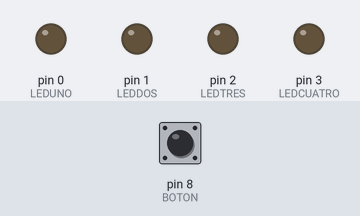
The sketch below on a simulated Arduino Uno, built with avr-gcc and run on an emulated ATmega328P. On the bench: output pins drawn as LEDs (lit = HIGH). Dashed ring = blinking. The test bench sets the inputs (shaded band); at power-on: pin 8 (BOTON) LOW. Random numbers use the default seed unless the sketch sets one.

Above: at 1.2 s.
1.3 s: pin 8 (BOTON) pulled HIGH for 1 s
At 2.6 s:
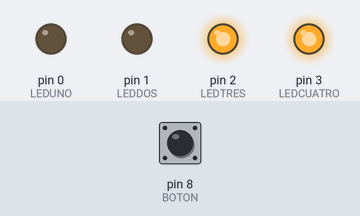
3.8 s: pin 8 (BOTON) pulled HIGH for 0.15 s
At 5.2 s:
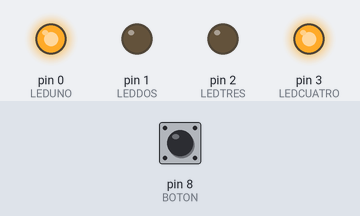
5.5 s: pin 8 (BOTON) pulled HIGH for 0.15 s
At 6.3 s:
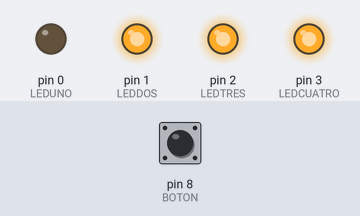
7.2 s: pin 8 (BOTON) pulled HIGH for 3.2 s
At 7.8 s:
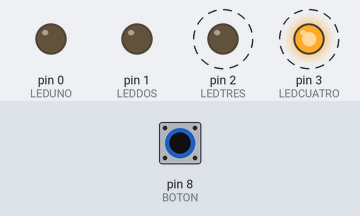
11.9 s: pin 8 (BOTON) pulled HIGH for 3.2 s
At 14.1 s:
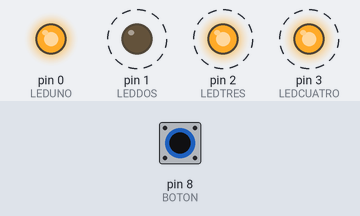
16.6 s: pin 8 (BOTON) pulled HIGH for 0.15 s
At 17.3 s:
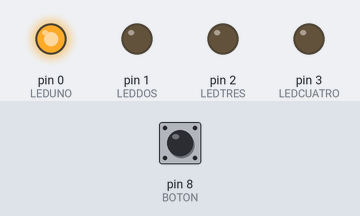
Timing chart, 0 to 19.3 s (numbered marks = the images above; inputs shaded):
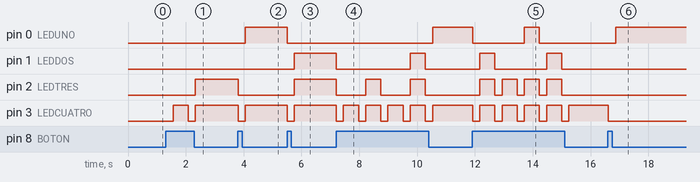

Measured:
- after the input at 1.3 s, pin 2 (LEDTRES): LOW → HIGH after 1.0 s; pin 3 (LEDCUATRO): LOW → HIGH after 0.26 s, → LOW 0.52 s later, → HIGH 0.25 s later
- after the input at 3.8 s, pin 0 (LEDUNO): LOW → HIGH after 0.26 s; pin 2 (LEDTRES): HIGH → LOW at once; pin 3 (LEDCUATRO): HIGH → LOW at once, → HIGH 0.25 s later
- after the input at 5.5 s, pin 0 (LEDUNO): HIGH → LOW at once; pin 1 (LEDDOS), pin 2 (LEDTRES): LOW → HIGH after 0.26 s; pin 3 (LEDCUATRO): HIGH → LOW at once, → HIGH 0.25 s later
- after the input at 7.2 s, pin 0 (LEDUNO): LOW → HIGH after 3.3 s; pin 1 (LEDDOS): HIGH → LOW at once, → HIGH 2.6 s later, → LOW 0.52 s later; pin 2 (LEDTRES): alternates HIGH for 0.52 s and LOW for 1.0 s, starting at once; pin 3 (LEDCUATRO): alternates HIGH for 0.52 s and LOW for 0.25 s, 10 changes in all, then stays HIGH, starting at once
- after the input at 11.9 s, pin 0 (LEDUNO): HIGH → LOW at once, → HIGH 1.8 s later, → LOW 0.52 s later; pin 1 (LEDDOS): alternates HIGH for 0.52 s and LOW for 1.8 s, starting after 0.27 s
- after the input at 16.6 s, pin 0 (LEDUNO): LOW → HIGH after 0.26 s; pin 3 (LEDCUATRO): HIGH → LOW at once

The sketch:

dado.ino
```cpp
#define BOTON 8			//Definimos los pines que vamos a usar
#define LEDUNO 0
#define LEDDOS 1
#define LEDTRES 2
#define LEDCUATRO 3

int numero;		//Variables para guardar los números aleatirios
int numeroDos;

void setup(){
	pinMode(BOTON, INPUT);							//Declaramos los pines dependiendo de su respectivo uso
	for(int i = LEDUNO; i <= LEDCUATRO; i++){
		pinMode(i, OUTPUT);
	}
	apagarLeds();		//Llamamos a la función apagarLeds
}

void loop(){
	numero = random(1, 7);		//Guardamos un número aleatorio en la variable numero
	if(digitalRead(BOTON)){		//Cuando detecte que se presionó el botón:
		numeroDos = numero;		//Guarde el valor de numero en numeroDos
		check(numeroDos);		//Llamamos a la funcion check() con el valor de numeroDos
		delay(500);				//Pausa de 500 milisegundos
	}
	delay(20);
}

void apagarLeds(){					//Funcion para apagar los leds
	digitalWrite(LEDUNO, LOW);
	digitalWrite(LEDDOS, LOW);
	digitalWrite(LEDTRES, LOW);
	digitalWrite(LEDCUATRO, LOW);
}

void check(int num){		//Funcion que verifica un número y enciende los leds para mostrar dicho número
	if(num == 1){
		apagarLeds();
		delay(250);
		digitalWrite(LEDUNO, HIGH);
	}
	else if(num == 2){
		apagarLeds();
		delay(250);
		digitalWrite(LEDCUATRO, HIGH);
	}
	else if(num == 3){
		apagarLeds();
		delay(250);
		digitalWrite(LEDUNO, HIGH);
		digitalWrite(LEDCUATRO, HIGH);
	}
	else if(num == 4){
		apagarLeds();
		delay(250);
		digitalWrite(LEDTRES, HIGH);
		digitalWrite(LEDCUATRO, HIGH);
	}
	else if(num == 5){
		apagarLeds();
		delay(250);
		digitalWrite(LEDUNO, HIGH);
		digitalWrite(LEDTRES, HIGH);
		digitalWrite(LEDCUATRO, HIGH);
	}
	else if(num == 6){
		apagarLeds();
		delay(250);
		digitalWrite(LEDDOS, HIGH);
		digitalWrite(LEDTRES, HIGH);
		digitalWrite(LEDCUATRO, HIGH);
	}
}
```
